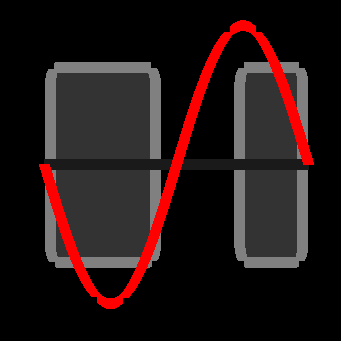

This figure's MATLAB source: (Note: this script raises an error after producing the figure.)

ls = 8;
x=-pi:.0001:pi;
y1 = sin(x);
y2 = cos(x);

figure(1);
clf;
hold on;



hl3= rectangle('Position',[-3,-.7,2.5,1.4],...
        'Curvature',0.2,...,
        'FaceColor',[.2 .2 .2],...
         'LineWidth',2,'LineStyle','-')
set(hl3,'EdgeColor',[.5 .5 .5]);

hl4= rectangle('Position',[1.5,-.7,1.5,1.4],...
    'Curvature',0.2,...
    'FaceColor',[.2 .2 .2],...
         'LineWidth',2,'LineStyle','-')
set(hl4,'EdgeColor',[.5 .5 .5]);





hl1 = line([min(x) max(x)],[0 0]);
set(hl1,'Color',[.1 .1 .1]);
hl2 = plot(x,y1,'r-');
%hl3 = plot(x,y2,'b-');
%hl3=hl2;




set(gcf,'GraphicsSmoothing','off')





axis off;
xlim([min(x) max(x)]);
% Remove the ticks - otherwise the place for the labels is reserved, even
% though they are not shown because of 'axis off'.
set(gca,'xticklabel','')
set(gca,'yticklabel','')

r = 150; 

sizes=[512 256 64 48 32 24];
lss=[8 4 2 2 1 1];

for s=1:length(sizes)
    set(hl1,'LineWidth',lss(s));
    set(hl2,'LineWidth',lss(s));
    set(hl3,'LineWidth',lss(s));
    set(hl4,'LineWidth',lss(s));
    


    set(gcf, 'PaperUnits', 'inches', 'PaperPosition', [0 0 sizes(s) sizes(s)]/r);

    
    %bg=[.9 .9 1];
    %bg=[0 1 0];
    bg=[0 0 0];
    %whitebg(bg)
    set(gcf,'Color',bg)

    set(gcf,'InvertHardcopy','off')
    
    %set(gcf,'color',bg)
    
    %set(gca,'color',[.8 .1 .8])

    fname = ['sine' num2str(sizes(s)) '.png'];
    %print(gcf,'-dpng',sprintf('-r%d',r), fname);
    print(gcf,'-dpng',sprintf('-r%d',r), 'tmp.png');
    cdata = imread('tmp.png');
    imwrite(cdata, fname, 'png', 'BitDepth', 16, 'transparency', bg)   
end


